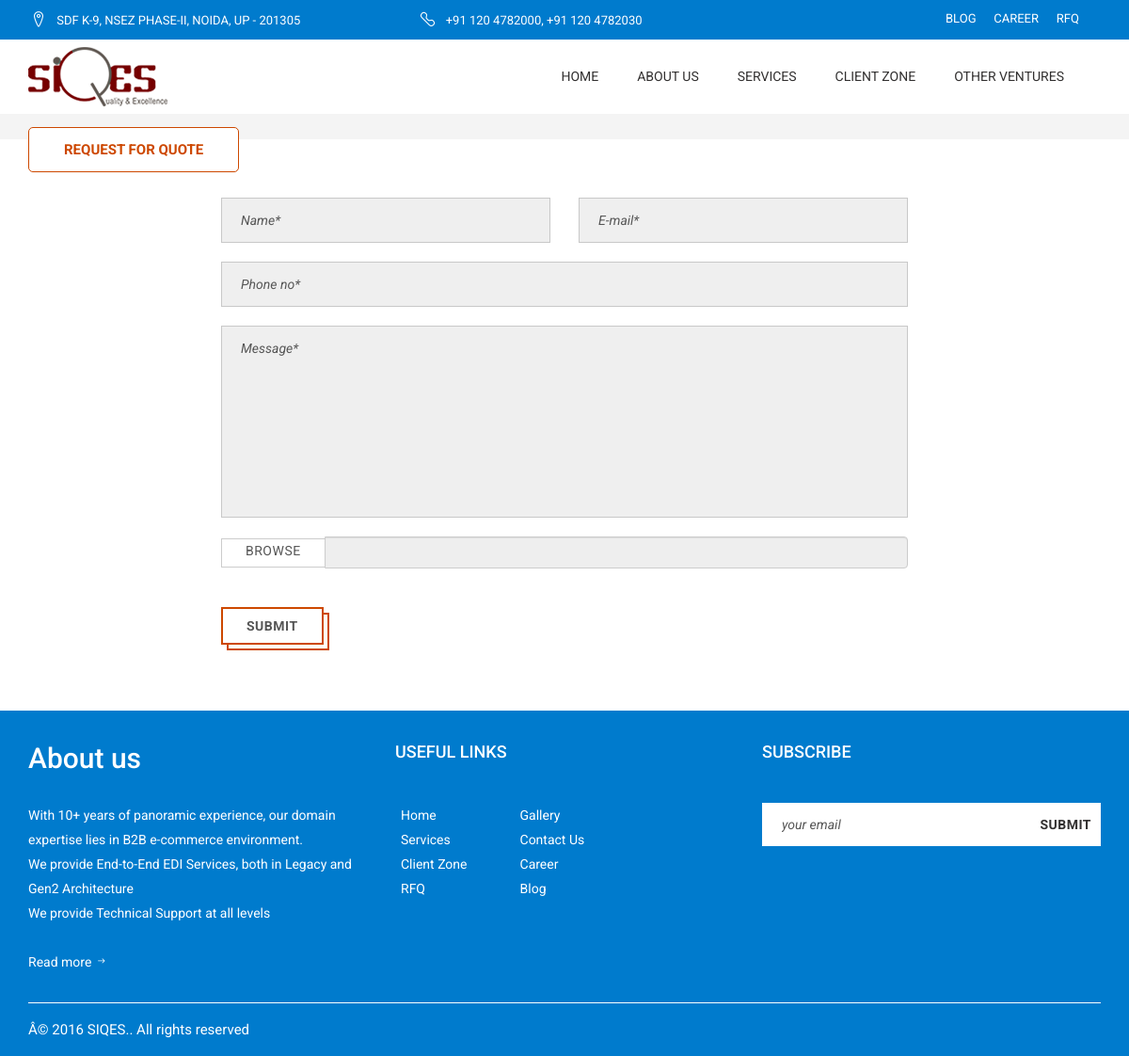
The page /request-for-query.php on the database its author committed.
### tables this page shows
CREATE TABLE IF NOT EXISTS `sqs_sitemanagement` (
  `site_id` int(111) NOT NULL AUTO_INCREMENT,
  `sitephone_no` varchar(50) NOT NULL,
  `site_address` varchar(200) NOT NULL,
  `site_email` varchar(50) NOT NULL,
  `site_copyright` varchar(50) NOT NULL,
  `site_twitter` varchar(200) NOT NULL,
  `site_facebook` varchar(200) NOT NULL,
  `site_linkdin` varchar(200) NOT NULL,
  `site_pinterest` varchar(200) NOT NULL,
  `status` tinyint(1) NOT NULL,
  `created_on` timestamp NOT NULL DEFAULT CURRENT_TIMESTAMP,
  `created_by` varchar(25) NOT NULL,
  `updated_on` timestamp NOT NULL DEFAULT '0000-00-00 00:00:00',
  `updated_by` varchar(25) NOT NULL,
  PRIMARY KEY (`site_id`)
);

CREATE TABLE IF NOT EXISTS `sqs_aboutus` (
  `aboutus_id` int(1) NOT NULL AUTO_INCREMENT,
  `about_title` varchar(50) NOT NULL,
  `about_banner` varchar(100) NOT NULL,
  `about_image` varchar(100) NOT NULL,
  `about_shortdesc` text NOT NULL,
  `about_description` text NOT NULL,
  `status` tinyint(1) NOT NULL,
  `created_on` timestamp NOT NULL DEFAULT CURRENT_TIMESTAMP,
  `created_by` varchar(25) NOT NULL,
  `updated_on` timestamp NOT NULL DEFAULT '0000-00-00 00:00:00',
  `updated_by` varchar(25) NOT NULL,
  PRIMARY KEY (`aboutus_id`)
);

### request-for-query.php (the view, shortened to what this page needs)
<!doctype html>
<html>
<head>
	<?php include 'includes/head.php'; ?>
	<body>
		<div id="main-container">
			<?php include 'includes/header.php'; ?>
			<div id="page-content">
				<div id="page-header">
					<div class="container">
						<div class="row">
							<div class="col-lg-12 col-md-12 col-sm-12 col-xs-12">
								<h5>Request For Quote</h5>
							</div>
						</div>
					</div>
				</div>
				<br />
				<div class="container">
					<div class="col-lg-8 col-lg-offset-2 col-md-8 col-md-offset-2 col-sm-12 col-xs-12">
						<form name="formquery" action="" method="post" >
							<fieldset>
								<div class="row">
									<div class="col-lg-6 col-md-6 col-sm-6 col-xs-12">
										<input class="col-xs-12" id="name" type="text" name="name" placeholder="Name*" maxlength="30" onkeypress="return nameCharacter(event)">
									</div>
									<div class="col-lg-6 col-md-6 col-sm-6 col-xs-12">
										<input class="col-xs-12" id="email" type="email" name="email" placeholder="E-mail*">
									</div>
								</div>
								<input class="col-lg-12 col-md-12 col-sm-12 col-xs-12" id="subject" type="text" name="contact" placeholder="Phone no*" maxlength="13" onkeypress="return contactFormate(event)">
								<textarea class="col-xs-12" id="message" name="message" rows="7" cols="25" placeholder="Message*"></textarea>
								<div class="form-group">
									<div class="input-group">
										<span class="input-group-btn">
											<span class="btn-new btn-default btn-file">
												Browse <input type="file" id="imgInp">
											</span>
										</span>
										<input type="text" class="form-control" readonly>
									</div>
								</div>
								<button class="btn" id="submit" type="submit" name="submit" value="" onclick="return validformquery();">Submit</button>
							</fieldset>
						</form>
					</div>
				</div>
			</div>
			<?php include 'includes/footer.php'; ?>
		</div>
	</body>
	</html>

### includes/header.php (shortened to what this page needs)
<?php
$link = mysql_fetch_array(mysql_query("select * from sqs_sitemanagement"));
?>
<header>
	<div id="header-top">
		<div class="container">
			<div class="row">
				<div class="col-sm-7">
					<div class="widget widget-contact">
						<ul>
							<li>
								<i class="sydney-icon-location1"></i>
								<?php echo $link['site_address']; ?>
							</li>
									<li class="pull-right res_pull_left">
										<i class="sydney-icon-active "></i>
										<?php echo $link['sitephone_no']; ?>
									</li>
								</ul>
							</div>
						</div>
						<div class="col-sm-3">
						</div>
						<div class="col-sm-2">
							<div class="widget widget-contact font-top">
								<ul class="top_link">
									<li><a href="blog.php">Blog</a></li>
									<li><a href="career.php">Career</a></li>
									<li ><a href="request-for-query.php">RFQ</a></li>
								</ul>
							</div>
						</div>
					</div>
				</div>
			</div>
			<div id="header">
				<div class="container">
					<div class="row">
						<div class="col-sm-2">
							<div class="logo_main">
								<a href="index.php">
									<img src="images/logos/logo.png" alt="">
								</a>
							</div>
						</div>
						<div class="col-sm-10">
							<nav>
								<ul class="menu clearfix" id="menu">
									<li ><a href="index.php">Home</a></li>
									<li ><a href="about-us.php">About Us</a></li>
									<li ><a href="services.php">Services</a></li>
									<li ><a href="client-zone.php">Client Zone</a></li>
									<li ><a href="travel-portal.php">Other Ventures</a></li>
								</ul>
							</nav>
						</div>
					</div>
				</div>
			</div>
		</header>

### includes/footer.php (shortened to what this page needs)
<footer id="footer-container">
			<div class="container">
				<div class="row">
					<div class="col-sm-12">
						<div id="footer">
							<div class="row">
<?php
	$about = mysql_fetch_array(mysql_query("select * from sqs_aboutus where about_title= 'About Us'"));
	if($about['about_description'] != ""){
?>
								<div class="col-sm-4">
									<div class="widget widget-text">
										<div>
											<h3>About us</h3>
										<p><?php
										$str= $about['about_description'];
										if(strlen($str)>245)
										{
										$pos= strpos($str, ' ', 245);
										echo substr($str,0,$pos);
										}else{
											echo $about['about_description'];
										}
										?>
										</p>
											<a href="about-us.php">Read more <i class="sydney-icon-right"></i></a>
										</div>
									</div>
								</div>
						<?php } ?>
								<div class="col-sm-4">
									<div class="widget widget-pages">
										<h5 class="widget-title">Useful links</h5>
										<ul>
											<li ><a href="index.php">Home</a></li>
											<li ><a href="services.php">Services</a></li>
											<li ><a href="client-zone.php">Client Zone</a></li>
											<li ><a href="request-for-query.php">RFQ</a></li>
										</ul>
										<ul>
											<li ><a href="gallery.php">Gallery</a></li>
											<li ><a href="contact.php">Contact Us</a></li>
											<li><a href="career.php">Career</a></li>
											<li><a href="blog.php">Blog</a></li>
										</ul>
									</div>
								</div>
								<div class="col-sm-4">
									<div class="widget widget-newsletter">
										<a name="subscribes">
										<h5 class="widget-title">Subscribe</h5>
										<form name="newsletter" method="post" action="" onsubmit="return validformnewsletter();">
											<fieldset>
												<input id="newsletter-email" class="email_newsletter" type="email" name="email" placeholder="your email">
												<input type="submit" name="Submit" value="Submit" class="submit">
											</fieldset>
										</form>
										</a>
										<br>
									</div>
								</div>
							</div>
						</div>
						<div id="footer-bottom">
							<div class="row">
								<div class="col-sm-6">
									<div class="widget widget-social">
										<p><?php echo $link['site_copyright']; ?></p>
									</div>
								</div>
								<div class="col-sm-6">
								</div>
							</div>
						</div>
					</div>
				</div>
			</div>
		</footer>

### assets/css/pages-style.css (style rules this page uses)
#main-container { overflow: hidden; background-color: #fff; }
#header-top { padding: 5px 0; background-color:#007bcd; color: #fff; }
#header-top .widget:last-child { margin-bottom: 0; }
#header-top .widget-contact ul li { display: inline-block; margin-right: 15px; margin-bottom: 0; font-size: 12px; line-height: 30px; }
#header-top .widget-contact ul li:last-child { margin-right: 0; }
#header-top .widget-contact ul li a { color: inherit; }
@media (min-width: 1200px) { #header-top .widget-contact ul li { font-size: 13px; } }
#header { position: relative; }
#header [class^="col-"] { position: static; }
#header .container { position: relative; }
.menu, .menu ul { padding: 0; margin: 0; list-style: none; }
.menu { float: right; margin-top: 14px; margin-right: 22px; }
.menu > li { float: left; }
.menu li a { display: block; padding: 8px 15px; border-bottom: 1px solid rgba(200, 187, 161, 0.2); color: gray; font-size: 14px; line-height: 30px; -webkit-transition: all 0.3s; transition: all 0.3s; }
.menu > li > a { position: relative; padding: 10px 17px 25px 16px; border-bottom: none; margin-right: 8px; color: #323030; text-transform: uppercase; }
.menu > li:last-child > a { margin-right: 0; }
#header-sticky [class^="col-"] { position: static; }
#header-sticky .container { position: relative; }
#header-sticky { position: fixed; z-index: 800000; top: 0; right: 0; left: 0; display: none; width: 100%; margin: 0 auto; background-color: #fff; box-shadow: 0 4px 10px 0 rgba(0, 0, 0, 0.06); }
#header-sticky .menu { margin-top: 8px; }
#header-sticky .menu > li > a { padding-bottom: 18px; }
#page-content { padding-bottom: 50px; }
#page-header { padding: 13px 0; margin-bottom: 3%; background-color: rgba(228, 228, 228, 0.4); }
#page-header h5 { position: absolute; top: 100%; left: 15px; padding: 9px 37px; background-color: #fff; text-transform: uppercase; font-weight: bold; border-radius:5px; color: #cd4800; border: 1px solid #cd4800; font-size: 15px; }
#footer-container { background-color: #007bcd; color: #fff; }
#footer-container h1, #footer-container h2, #footer-container h3, #footer-container h4, #footer-container h5, #footer-container h6 { color: #fff; }
#footer-container .widget-title { margin-bottom: 40px; text-transform: uppercase; }
#footer-container .widget-newsletter #newsletter-email { border: 1px solid #fff; background-color: #fff; color: #6f7b8a; }
#footer-container .widget-newsletter input[type="submit"] { color: #323030; }
#footer { padding: 30px 0; }
#footer .widget:last-child { margin-bottom: 0; }
#footer .widget-pages ul { float: left; margin-right: 30px; font-size: 14px; }
#footer .widget-text ul { list-style: none; }
#footer .widget-text ul li { font-size: 14px; }
#footer .widget-text ul li a, #footer .widget-text ul li a:hover, #footer .widget-text ul li a:active, #footer .widget-text ul li a:focus { color: #ffffff; }
#footer .widget-pages ul:last-child { margin-right: 0; }
#footer .widget-pages ul li { margin-bottom: 0px; }
#footer .widget-pages ul li:last-child { margin-bottom: 0; }
#footer .widget-pages ul li a { padding: 0; background-color: transparent; color: #fff; font-size: 14px; }
#footer .widget-pages ul li a:before { position: relative; top: -3px; display: inline-block; width: 6px; height: 6px; }
#footer .widget-text > div { padding-left: 0; border-left: none; }
#footer .widget-text > div h3 { margin-bottom: 25px; }
@media (min-width: 1200px) { #footer .widget-pages ul { margin-right: 50px; } }
#footer-bottom { padding: 15px 0; border-top: 1px solid #ffffff; color: #fff; }
#footer-bottom .widget:last-child { margin-bottom: 0; }
.logo_main { max-width: 100%;margin: 8px 0; }

### rows shown on the page
sqs_sitemanagement: site_address "SDF K-9, NSEZ PHASE-II, NOIDA, UP - 201305", sitephone_no "+91 120 4782000, +91 120 4782030", site_copyright "Â© 2016 SIQES.. All rights reserved"
sqs_aboutus: about_description "With 10+ years of panoramic experience, our domain expertise lies in B2B e-commerce environment. We provide End-to-End EDI Services, both in Legacy and Gen2 Architecture We provide Technical Support at all levels"
